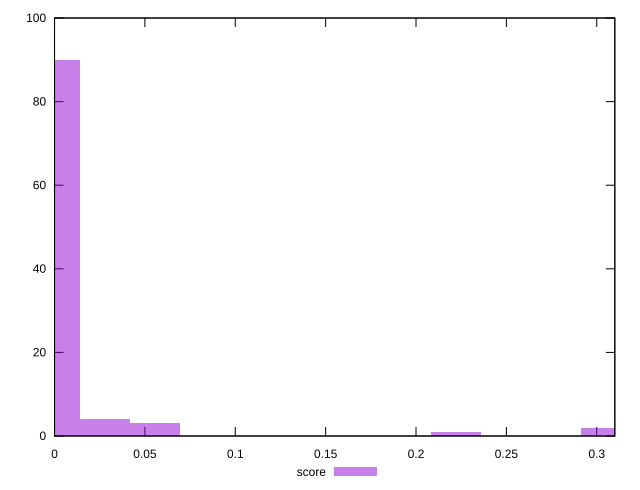

This chart was generated by the following gnuplot code:
reset

$score <<EOF
0 90
0.027762345938604903 4
0.055524691877209806 3
0.3053858053246539 2
0.22209876750883922 1
EOF

set key outside below
set boxwidth 0.027762345938604903
set xrange [0:0.31]
set yrange [0:100]
set trange [0:100]
set style fill transparent solid 0.5 noborder
set terminal svg size 640, 490 enhanced background rgb 'white'
set output "reports/report_00028_2021-02-24T12-49-42.674Z/uses-text-compression/samples/music/score/histogram.svg"

plot $score title "score" with boxes

reset
